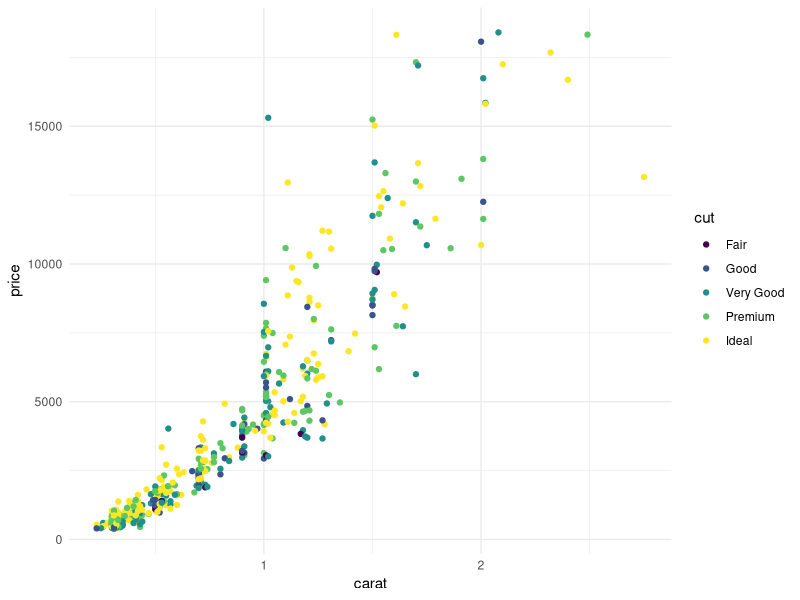
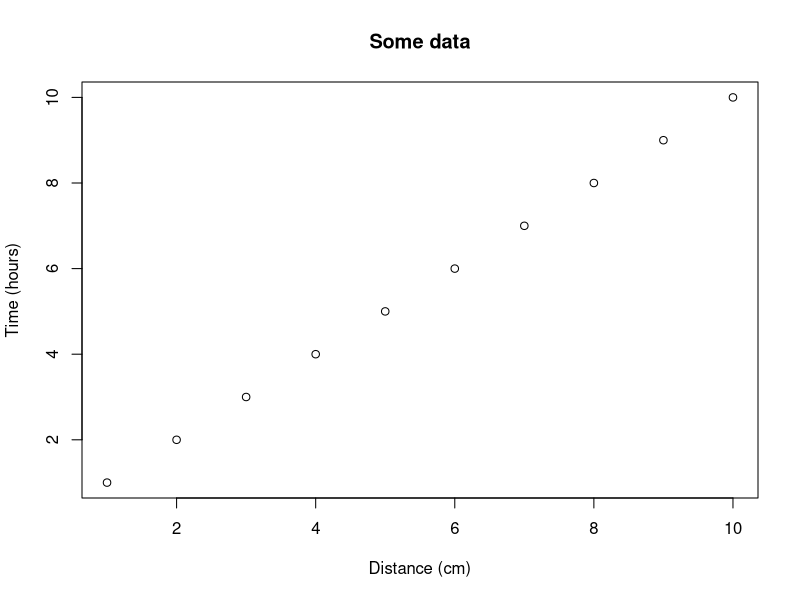
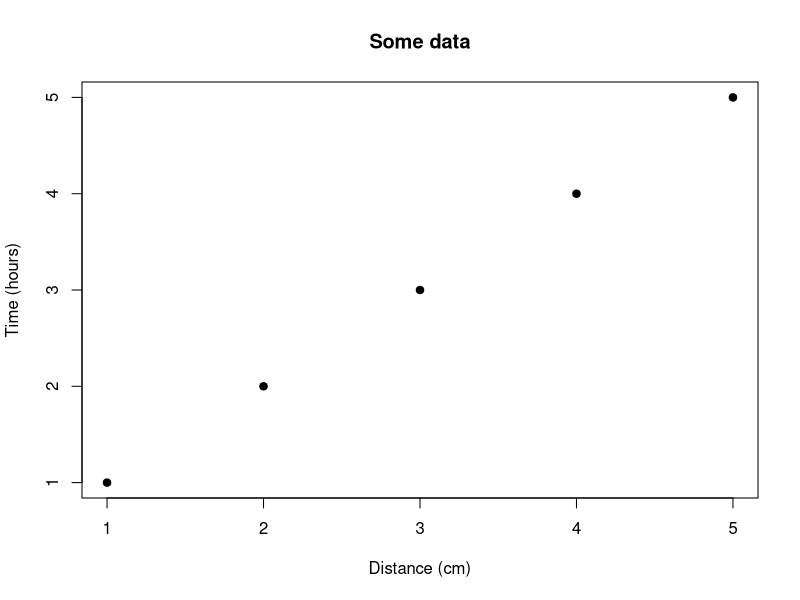

Recreate these plots in R, in order.
## ---- chunk 1
knitr::opts_chunk$set(echo = FALSE, message = FALSE) # By default, hide code; set to TRUE to see code
knitr::opts_chunk$set(fig.pos = 'p') # Places figures on pages separate from text
knitr::opts_chunk$set(out.width = '100%', dpi=300) # Figure resolution and size
knitr::opts_chunk$set(fig.env="figure") # Latex figure environment
## ---- chunk 2
library(dplyr)
library(ggplot2)

diamonds %>% 
  slice_sample(n = 500) %>%
  ggplot() + 
  geom_point(aes(carat, price, color = cut)) + 
  theme_minimal()
## ---- chunk 3
knitr::kable(head(iris), caption = "my table")
## ---- chunk 4
plot(1:10,main="Some data",xlab="Distance (cm)",ylab="Time (hours)")
## ---- chunk 5
plot(1:5,pch=19,main="Some data",xlab="Distance (cm)",ylab="Time (hours)")
## ---- chunk 6
df = data.frame(ID=1:3,code=letters[1:3])

# Creates tables that follow OUP guidelines using xtable
library(xtable) 
print(xtable(df,caption="This is the table caption",label="tab:tab1"),
      comment=FALSE)
## ---- chunk 7
df = data.frame(ID=1:3,code=letters[1:3])

# kable can alse be used for creating tables
knitr::kable(df,caption="This is the table caption",format="latex",
             booktabs=TRUE,label="tab2")
